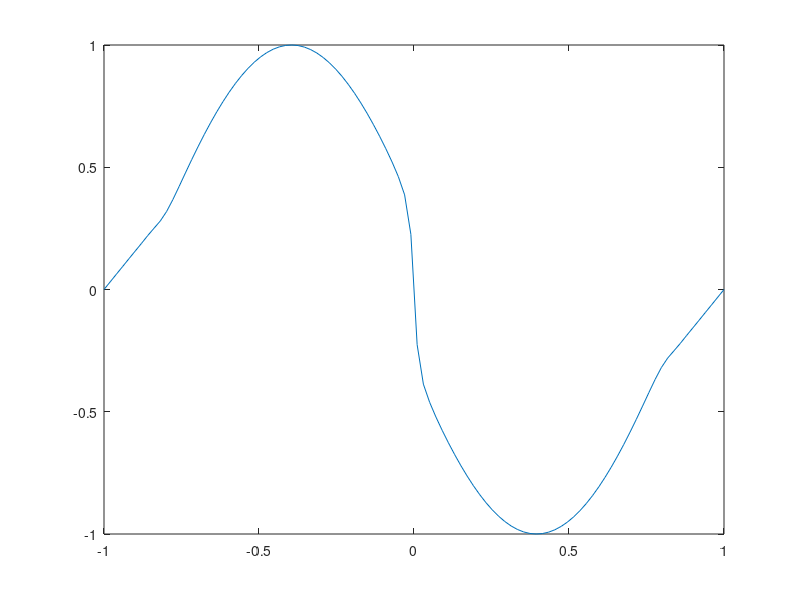

This figure's MATLAB source:
function test_burgers

x = linspace(-1,1,100);
v = burgers_solution(1e-3,100,x,1,.32);
plot(x,v)
end

function vu = burgers_solution ( nu, vxn, vx, vtn, vt )

%*****************************************************************************80
%
%% BURGERS_SOLUTION evaluates a solution to the Burgers equation.
%
%  Discussion:
%
%    The form of the Burgers equation considered here is
%
%      du       du        d^2 u
%      -- + u * -- = nu * -----
%      dt       dx        dx^2
%
%    for -1.0 < x < +1.0, and 0 < t.
%
%    Initial conditions are u(x,0) = - sin(pi*x).  Boundary conditions
%    are u(-1,t) = u(+1,t) = 0.  The viscosity parameter nu is taken
%    to be 0.01 / pi, although this is not essential.
%
%    The authors note an integral representation for the solution u(x,t),
%    and present a better version of the formula that is amenable to
%    approximation using Hermite quadrature.
%
%    This program library does little more than evaluate the exact solution
%    at a user-specified set of points, using the quadrature rule.
%    Internally, the order of this quadrature rule is set to 8, but the
%    user can easily modify this value if greater accuracy is desired.
%
%  Licensing:
%
%    This code is distributed under the GNU LGPL license.
%
%  Modified:
%
%    17 November 2011
%
%  Author:
%
%    John Burkardt.
%
%  Reference:
%
%    Claude Basdevant, Michel Deville, Pierre Haldenwang, J Lacroix,
%    J Ouazzani, Roger Peyret, Paolo Orlandi, Anthony Patera,
%    Spectral and finite difference solutions of the Burgers equation,
%    Computers and Fluids,
%    Volume 14, Number 1, 1986, pages 23-41.
%
%  Parameters:
%
%    Input, real NU, the viscosity.
%
%    Input, integer VXN, the number of spatial grid points.
%
%    Input, real VX(VXN), the spatial grid points.
%
%    Input, integer VTN, the number of time grid points.
%
%    Input, real VT(VTN), the time grid points.
%
%    Output, real VU(VXN,VTN), the solution of the Burgers
%    equation at each space and time grid point.
%
qn = 8;
%
%  Compute the rule.
%
[ qx, qw ] = hermite_ek_compute ( qn );
%
%  Evaluate U(X,T) for later times.
%
vu = zeros ( vxn, vtn );

for vti = 1 : vtn
    
    if ( vt(vti) == 0.0 )
        
        vu(1:vxn,vti) = - sin ( pi * vx(1:vxn) );
        
    else
        
        for vxi = 1 : vxn
            
            top = 0.0;
            bot = 0.0;
            
            for qi = 1 : qn
                
                c = 2.0 * sqrt ( nu * vt(vti) );
                
                top = top - qw(qi) * c * sin ( pi * ( vx(vxi) - c * qx(qi) ) ) ...
                    * exp ( - cos ( pi * ( vx(vxi) - c * qx(qi)  ) ) ...
                    / ( 2.0 * pi * nu ) );
                
                bot = bot + qw(qi) * c ...
                    * exp ( - cos ( pi * ( vx(vxi) - c * qx(qi)  ) ) ...
                    / ( 2.0 * pi * nu ) );
                
                vu(vxi,vti) = top / bot;
                
            end
            
        end
        
    end
    
end

return
end


function [ x, w ] = hermite_ek_compute ( n )

%*****************************************************************************80
%
%% HERMITE_EK_COMPUTE computes a Gauss-Hermite quadrature rule.
%
%  Discussion:
%
%    The code uses an algorithm by Elhay and Kautsky.
%
%    The abscissas are the zeros of the N-th order Hermite polynomial.
%
%    The integral:
%
%      integral ( -oo < x < +oo ) exp ( - x * x ) * f(x) dx
%
%    The quadrature rule:
%
%      sum ( 1 <= i <= n ) w(i) * f ( x(i) )
%
%  Licensing:
%
%    This code is distributed under the GNU LGPL license.
%
%  Modified:
%
%    19 April 2011
%
%  Author:
%
%    Original FORTRAN77 version by Sylvan Elhay, Jaroslav Kautsky.
%    MATLAB version by John Burkardt.
%
%  Reference:
%
%    Sylvan Elhay, Jaroslav Kautsky,
%    Algorithm 655: IQPACK, FORTRAN Subroutines for the Weights of
%    Interpolatory Quadrature,
%    ACM Transactions on Mathematical Software,
%    Volume 13, Number 4, December 1987, pages 399-415.
%
%  Parameters:
%
%    Input, integer N, the number of abscissas.
%
%    Output, real X(N), the abscissas.
%
%    Output, real W(N), the weights.
%

%
%  Define the zero-th moment.
%
zemu = gamma ( 0.5 );
%
%  Define the Jacobi matrix.
%
bj = zeros ( n, 1 );
for i = 1 : n
    bj(i) = i / 2.0;
end
bj(1:n) = sqrt ( bj(1:n) );

x = zeros ( n, 1 );

w = zeros ( n, 1 );
w(1) = sqrt ( zemu );
%
%  Diagonalize the Jacobi matrix.
%
[ x, w ] = imtqlx ( n, x, bj, w );

w(1:n) = w(1:n).^2;

return
end


function [ d, z ] = imtqlx ( n, d, e, z )

%*****************************************************************************80
%
%% IMTQLX diagonalizes a symmetric tridiagonal matrix.
%
%  Discussion:
%
%    This routine is a slightly modified version of the EISPACK routine to
%    perform the implicit QL algorithm on a symmetric tridiagonal matrix.
%
%    The authors thank the authors of EISPACK for permission to use this
%    routine.
%
%    It has been modified to produce the product Q' * Z, where Z is an input
%    vector and Q is the orthogonal matrix diagonalizing the input matrix.
%    The changes consist (essentially) of applying the orthogonal transformations
%    directly to Z as they are generated.
%
%  Licensing:
%
%    This code is distributed under the GNU LGPL license.
%
%  Modified:
%
%    04 January 2010
%
%  Author:
%
%    Original FORTRAN77 version by Sylvan Elhay, Jaroslav Kautsky.
%    MATLAB version by John Burkardt.
%
%  Reference:
%
%    Sylvan Elhay, Jaroslav Kautsky,
%    Algorithm 655: IQPACK, FORTRAN Subroutines for the Weights of
%    Interpolatory Quadrature,
%    ACM Transactions on Mathematical Software,
%    Volume 13, Number 4, December 1987, pages 399-415.
%
%    Roger Martin, James Wilkinson,
%    The Implicit QL Algorithm,
%    Numerische Mathematik,
%    Volume 12, Number 5, December 1968, pages 377-383.
%
%  Parameters:
%
%    Input, integer N, the order of the matrix.
%
%    Input, real D(N), the diagonal entries of the matrix.
%
%    Input, real E(N), the subdiagonal entries of the
%    matrix, in entries E(1) through E(N-1). 
%
%    Input, real Z(N), a vector to be operated on.
%
%    Output, real D(N), the diagonal entries of the diagonalized matrix.
%
%    Output, real Z(N), the value of Q' * Z, where Q is the matrix that 
%    diagonalizes the input symmetric tridiagonal matrix.
%
  itn = 30;

  prec = eps;

  if ( n == 1 )
    return
  end

  e(n) = 0.0;

  for l = 1 : n

    j = 0;

    while ( 1 )

      for m = l : n

        if ( m == n )
          break
        end

        if ( abs ( e(m) ) <= prec * ( abs ( d(m) ) + abs ( d(m+1) ) ) )
          break
        end

      end

      p = d(l);

      if ( m == l )
        break
      end

      if ( j == itn )
        fprintf ( 1, '\n' );
        fprintf ( 1, 'IMTQLX - Fatal error!\n' );
        fprintf ( 1, '  Iteration limit exceeded.\n' );
        error ( 'IMTQLX - Fatal error!' );
      end

      j = j + 1;
      g = ( d(l+1) - p ) / ( 2.0 * e(l) );
      r =  sqrt ( g * g + 1.0 );
      g = d(m) - p + e(l) / ( g + r8_sign ( g ) * abs ( r ) );
      s = 1.0;
      c = 1.0;
      p = 0.0;
      mml = m - l;

      for ii = 1 : mml

        i = m - ii;
        f = s * e(i);
        b = c * e(i);

        if ( abs ( f ) >= abs ( g ) )
          c = g / f;
          r =  sqrt ( c * c + 1.0 );
          e(i+1) = f * r;
          s = 1.0 / r;
          c = c * s;
        else
          s = f / g;
          r =  sqrt ( s * s + 1.0 );
          e(i+1) = g * r;
          c = 1.0 / r;
          s = s * c;
        end

        g = d(i+1) - p;
        r = ( d(i) - g ) * s + 2.0 * c * b;
        p = s * r;
        d(i+1) = g + p;
        g = c * r - b;
        f = z(i+1);
        z(i+1) = s * z(i) + c * f;
        z(i) = c * z(i) - s * f;

      end

      d(l) = d(l) - p;
      e(l) = g;
      e(m) = 0.0;

    end

  end

  for ii = 2 : n

     i = ii - 1;
     k = i;
     p = d(i);

     for j = ii : n
       if ( d(j) < p )
         k = j;
         p = d(j);
       end
     end

     if ( k ~= i )
       d(k) = d(i);
       d(i) = p;
       p = z(i);
       z(i) = z(k);
       z(k) = p;
     end

  end

  return
end


function value = r8_sign ( x )

%*****************************************************************************80
%
%% R8_SIGN returns the sign of an R8.
%
%  Discussion:
%
%    The value is +1 if the number is positive or zero, and it is -1 otherwise.
%
%  Licensing:
%
%    This code is distributed under the GNU LGPL license.
%
%  Modified:
%
%    21 March 2004
%
%  Author:
%
%    John Burkardt
%
%  Parameters:
%
%    Input, real X, the number whose sign is desired.
%
%    Output, real VALUE, the sign of X.
%
  if ( 0 <= x )
    value = +1.0;
  else
    value = -1.0;
  end

  return
end